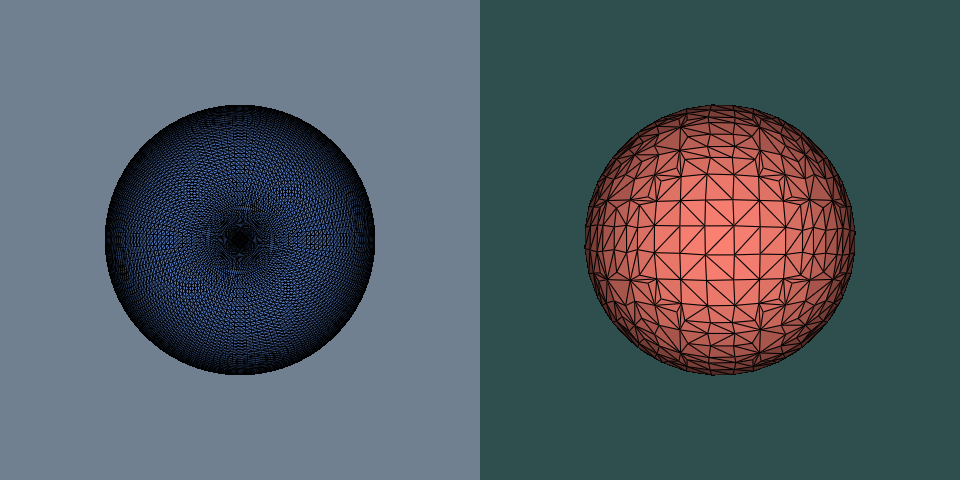

Write Python code to recreate this figure.
#!/usr/bin/env python

# Demonstrate vtkQuadricClustering for mesh simplification.  A high-resolution
# sphere is decimated and shown side-by-side with the original.

# Factory overrides: importing these modules registers the OpenGL rendering
# and interaction style implementations for vtkRenderingCore factory classes.
import vtkmodules.vtkInteractionStyle  # noqa: F401
import vtkmodules.vtkRenderingOpenGL2  # noqa: F401
# VTK pipeline classes used in this example
from vtkmodules.vtkFiltersCore import vtkQuadricClustering
from vtkmodules.vtkFiltersSources import vtkSphereSource
from vtkmodules.vtkRenderingCore import (
    vtkActor,
    vtkPolyDataMapper,
    vtkRenderWindow,
    vtkRenderWindowInteractor,
    vtkRenderer,
)

# Colors (normalized RGB)
cornflower_blue_rgb = (0.392, 0.584, 0.929)
tomato_rgb = (0.980, 0.502, 0.447)
black_rgb = (0.0, 0.0, 0.0)
slate_gray_rgb = (0.439, 0.502, 0.565)
dark_slate_gray_rgb = (0.184, 0.310, 0.310)

# Source: high-resolution sphere
sphere_source = vtkSphereSource()
sphere_source.SetPhiResolution(100)
sphere_source.SetThetaResolution(100)

# Filter: simplify the mesh
decimator = vtkQuadricClustering()
decimator.SetInputConnection(sphere_source.GetOutputPort())
decimator.SetNumberOfXDivisions(12)
decimator.SetNumberOfYDivisions(12)
decimator.SetNumberOfZDivisions(12)

# Mapper: map the original sphere to graphics primitives
original_mapper = vtkPolyDataMapper()
original_mapper.SetInputConnection(sphere_source.GetOutputPort())

# Actor: original sphere with visible edges
original_actor = vtkActor()
original_actor.SetMapper(original_mapper)
original_actor.GetProperty().SetColor(cornflower_blue_rgb)
original_actor.GetProperty().EdgeVisibilityOn()
original_actor.GetProperty().SetEdgeColor(black_rgb)

# Mapper: map the decimated mesh to graphics primitives
decimated_mapper = vtkPolyDataMapper()
decimated_mapper.SetInputConnection(decimator.GetOutputPort())

# Actor: decimated sphere with visible edges
decimated_actor = vtkActor()
decimated_actor.SetMapper(decimated_mapper)
decimated_actor.GetProperty().SetColor(tomato_rgb)
decimated_actor.GetProperty().EdgeVisibilityOn()
decimated_actor.GetProperty().SetEdgeColor(black_rgb)

# Renderer: left viewport — original mesh
left_renderer = vtkRenderer()
left_renderer.AddActor(original_actor)
left_renderer.SetBackground(slate_gray_rgb)
left_renderer.SetViewport(0, 0, 0.5, 1)

# Renderer: right viewport — decimated mesh
right_renderer = vtkRenderer()
right_renderer.AddActor(decimated_actor)
right_renderer.SetBackground(dark_slate_gray_rgb)
right_renderer.SetViewport(0.5, 0, 1, 1)

# Render window: display the rendered scene
render_window = vtkRenderWindow()
render_window.AddRenderer(left_renderer)
render_window.AddRenderer(right_renderer)
render_window.SetWindowName("quadric clustering")
render_window.SetMultiSamples(0)
render_window.SetSize(960, 480)

# Interactor: handle mouse and keyboard events
render_window_interactor = vtkRenderWindowInteractor()
render_window_interactor.SetRenderWindow(render_window)

# Scene: configure the camera
left_renderer.ResetCamera()
right_renderer.ResetCamera()

# Start: launch the interactive visualization
render_window_interactor.Initialize()
render_window_interactor.Start()
